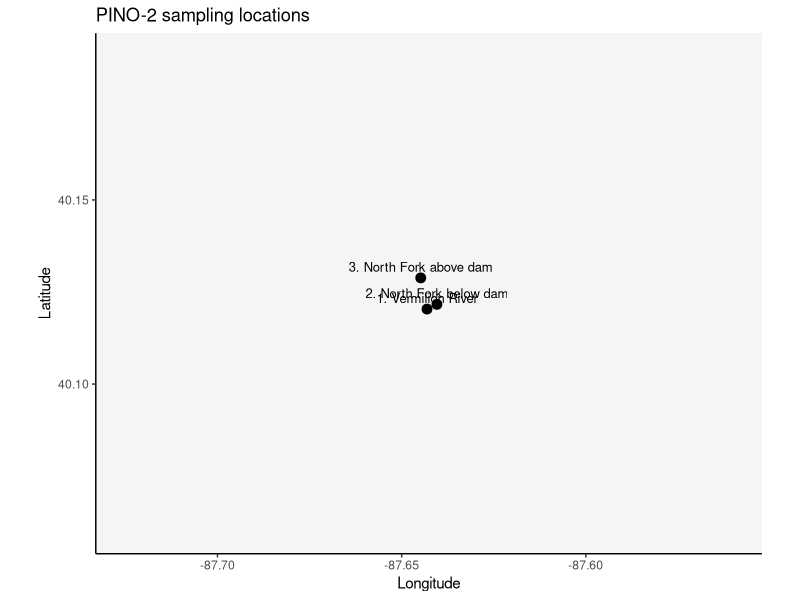
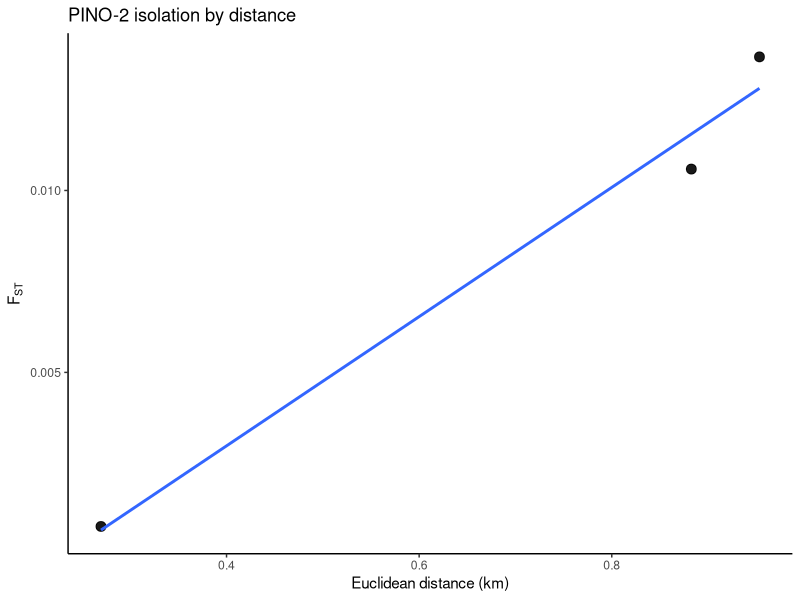
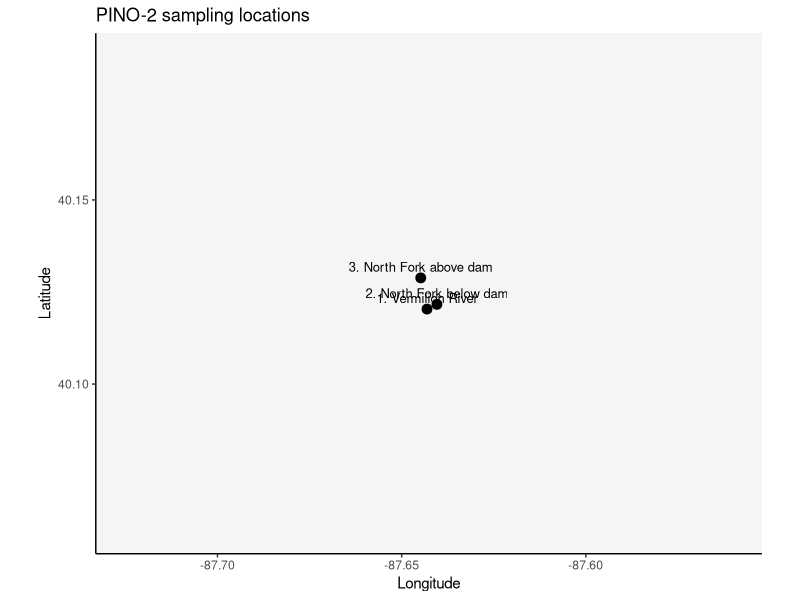
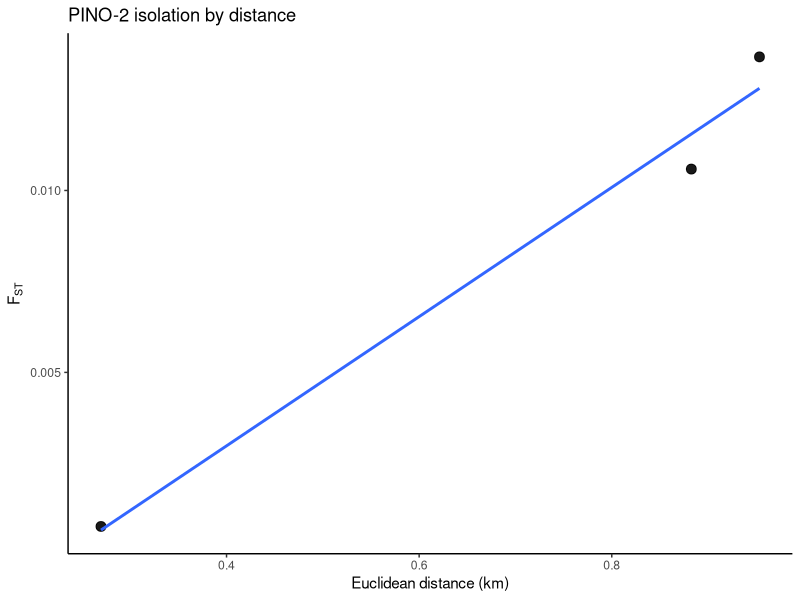

R code for these plots, in order: (Note: this script raises an error after producing the figures.)
# ========================================
# PINO-2
# Pimephales notatus
# bluntnose minnow
#
# Collapsed from fine-scale sampling reaches in:
# Smith 2016 thesis on low-head dams in the
# Vermilion / North Fork Vermilion rivers.
#
# To make the dataset usable for Objective 2 IBD workflows,
# sites are collapsed into 3 geographic groups:
#   1 = Vermilion River mainstem
#   2 = North Fork Vermilion below Ellsworth Park Dam
#   3 = North Fork Vermilion above Ellsworth Park Dam
#
# Pairwise FST for collapsed groups is the mean of all
# pairwise site-by-site FST values between groups
# after setting negative values to 0.
# ========================================

library(ggplot2)
library(geosphere)
library(maps)

study_code <- "PINO-2"

base_dir <- "/Users/johnmccall/Library/CloudStorage/OneDrive-TheOhioStateUniversity/Spring_2026/Landgen_DGS/DGS-Patterns-of-Fish-Diversity/DGS-Patterns-of-Fish-Diversity/Objective 2/Data/PINO-2"
data_dir <- file.path(base_dir, "data")

dir.create(base_dir, recursive = TRUE, showWarnings = FALSE)
dir.create(data_dir, recursive = TRUE, showWarnings = FALSE)

# -----------------------------
# 1) original site coordinates
# Appendix Table I
# -----------------------------
site_coords <- data.frame(
  site = c(
    "V_BD1", "V_BD2", "V_P1", "V_P2", "V_R1", "V_R2",
    "NF_BD1", "NF_BD2", "NF_P1", "NF_P2", "NF_R1", "NF_R2"
  ),
  lat = c(
    40.117908, 40.121214, 40.122522, 40.117217, 40.120531, 40.122811,
    40.120542, 40.122756, 40.124717, 40.128669, 40.132097, 40.129844
  ),
  lon = c(
    -87.629033, -87.631983, -87.633308, -87.650892, -87.653156, -87.660347,
    -87.641531, -87.639333, -87.639153, -87.642339, -87.647511, -87.650286
  ),
  stringsAsFactors = FALSE
)

# -----------------------------
# 2) collapsed groups
# -----------------------------
group_lookup <- data.frame(
  site = site_coords$site,
  group_id = c(
    "1", "1", "1", "1", "1", "1",
    "2", "2",
    "3", "3", "3", "3"
  ),
  group_name = c(
    rep("Vermilion River", 6),
    rep("North Fork below dam", 2),
    rep("North Fork above dam", 4)
  ),
  stringsAsFactors = FALSE
)

PINO_2_coords <- aggregate(
  cbind(lat, lon) ~ group_id + group_name,
  data = merge(site_coords, group_lookup, by = "site", sort = FALSE),
  FUN = mean
)

PINO_2_coords <- PINO_2_coords[order(as.numeric(PINO_2_coords$group_id)), ]
PINO_2_coords <- data.frame(
  site_id = PINO_2_coords$group_id,
  lat = PINO_2_coords$lat,
  lon = PINO_2_coords$lon,
  stringsAsFactors = FALSE
)

site_lookup <- data.frame(
  site_id = c("1", "2", "3"),
  site_name = c(
    "Vermilion River",
    "North Fork below dam",
    "North Fork above dam"
  ),
  stringsAsFactors = FALSE
)

# -----------------------------
# 3) original BLS pairwise FST
# Table 2.6
# negatives set to 0 per workflow
# -----------------------------
orig_sites <- c(
  "V_BD1", "V_BD2", "V_P1", "V_P2", "V_R1", "V_R2",
  "NF_BD1", "NF_BD2", "NF_P1", "NF_P2", "NF_R1", "NF_R2"
)

PINO_raw_fst <- matrix(0, nrow = length(orig_sites), ncol = length(orig_sites),
                       dimnames = list(orig_sites, orig_sites))

fill_pair <- function(a, b, val) {
  PINO_raw_fst[a, b] <<- val
  PINO_raw_fst[b, a] <<- val
}

fill_pair("V_BD2","V_BD1", 0.0001)
fill_pair("V_P1","V_BD1",-0.0005)
fill_pair("V_P1","V_BD2", 0.0055)
fill_pair("V_P2","V_BD1", 0.0017)
fill_pair("V_P2","V_BD2", 0.0021)
fill_pair("V_P2","V_P1", 0.0063)
fill_pair("V_R1","V_BD1",-0.0018)
fill_pair("V_R1","V_BD2",-0.0025)
fill_pair("V_R1","V_P1", 0.0166)
fill_pair("V_R1","V_P2",-0.0024)
fill_pair("V_R2","V_BD1", 0.0013)
fill_pair("V_R2","V_BD2",-0.0003)
fill_pair("V_R2","V_P1", 0.0038)
fill_pair("V_R2","V_P2",-0.0020)
fill_pair("V_R2","V_R1",-0.0023)
fill_pair("NF_BD1","V_BD1",-0.0029)
fill_pair("NF_BD1","V_BD2",-0.0028)
fill_pair("NF_BD1","V_P1", 0.0030)
fill_pair("NF_BD1","V_P2",-0.0002)
fill_pair("NF_BD1","V_R1",-0.0052)
fill_pair("NF_BD1","V_R2", 0.0014)
fill_pair("NF_BD2","V_BD1",-0.0038)
fill_pair("NF_BD2","V_BD2",-0.0015)
fill_pair("NF_BD2","V_P1", 0.0034)
fill_pair("NF_BD2","V_P2", 0.0001)
fill_pair("NF_BD2","V_R1",-0.0021)
fill_pair("NF_BD2","V_R2", 0.0013)
fill_pair("NF_BD2","NF_BD1",-0.0019)
fill_pair("NF_P1","V_BD1", 0.0227)
fill_pair("NF_P1","V_BD2", 0.0157)
fill_pair("NF_P1","V_P1", 0.0372)
fill_pair("NF_P1","V_P2", 0.0215)
fill_pair("NF_P1","V_R1", 0.0234)
fill_pair("NF_P1","V_R2", 0.0180)
fill_pair("NF_P1","NF_BD1", 0.0146)
fill_pair("NF_P1","NF_BD2", 0.0149)
fill_pair("NF_P2","V_BD1",-0.0118)
fill_pair("NF_P2","V_BD2",-0.0153)
fill_pair("NF_P2","V_P1",-0.0145)
fill_pair("NF_P2","V_P2", 0.0017)
fill_pair("NF_P2","V_R1",-0.0026)
fill_pair("NF_P2","V_R2",-0.0059)
fill_pair("NF_P2","NF_BD1", 0.0007)
fill_pair("NF_P2","NF_BD2",-0.0186)
fill_pair("NF_P2","NF_P1",-0.0132)
fill_pair("NF_R1","V_BD1", 0.0136)
fill_pair("NF_R1","V_BD2", 0.0098)
fill_pair("NF_R1","V_P1", 0.0185)
fill_pair("NF_R1","V_P2", 0.0142)
fill_pair("NF_R1","V_R1", 0.0075)
fill_pair("NF_R1","V_R2", 0.0112)
fill_pair("NF_R1","NF_BD1", 0.0077)
fill_pair("NF_R1","NF_BD2", 0.0115)
fill_pair("NF_R1","NF_P1",-0.0264)
fill_pair("NF_R1","NF_P2", 0.0068)
fill_pair("NF_R2","V_BD1", 0.0185)
fill_pair("NF_R2","V_BD2", 0.0186)
fill_pair("NF_R2","V_P1", 0.0289)
fill_pair("NF_R2","V_P2", 0.0166)
fill_pair("NF_R2","V_R1", 0.0151)
fill_pair("NF_R2","V_R2", 0.0154)
fill_pair("NF_R2","NF_BD1", 0.0182)
fill_pair("NF_R2","NF_BD2", 0.0171)
fill_pair("NF_R2","NF_P1",-0.0035)
fill_pair("NF_R2","NF_P2", 0.0111)
fill_pair("NF_R2","NF_R1", 0.0019)

PINO_raw_fst[PINO_raw_fst < 0] <- 0
diag(PINO_raw_fst) <- 0

# -----------------------------
# 4) collapse to 3 groups
# mean pairwise FST between groups
# -----------------------------
groups <- split(group_lookup$site, group_lookup$group_id)

group_ids <- c("1", "2", "3")
PINO_2_fst <- matrix(0, nrow = 3, ncol = 3, dimnames = list(group_ids, group_ids))

for (i in 1:3) {
  for (j in 1:3) {
    if (i == j) {
      PINO_2_fst[i, j] <- 0
    } else {
      vals <- as.vector(PINO_raw_fst[groups[[group_ids[i]]], groups[[group_ids[j]]]])
      PINO_2_fst[i, j] <- mean(vals, na.rm = TRUE)
    }
  }
}

diag(PINO_2_fst) <- 0

# -----------------------------
# 5) geographic distance matrix
# -----------------------------
geo_dist_km <- geosphere::distm(
  x = as.matrix(PINO_2_coords[, c("lon", "lat")]),
  fun = geosphere::distHaversine
) / 1000

rownames(geo_dist_km) <- PINO_2_coords$site_id
colnames(geo_dist_km) <- PINO_2_coords$site_id

# -----------------------------
# 6) IBD dataframe
# -----------------------------
ibd_df <- data.frame(
  site1 = rownames(PINO_2_fst)[row(PINO_2_fst)[upper.tri(PINO_2_fst)]],
  site2 = colnames(PINO_2_fst)[col(PINO_2_fst)[upper.tri(PINO_2_fst)]],
  fst = PINO_2_fst[upper.tri(PINO_2_fst)],
  dist_km = geo_dist_km[upper.tri(geo_dist_km)],
  stringsAsFactors = FALSE
)

# -----------------------------
# 7) map
# -----------------------------
state_map <- map_data("state")

plot_sites <- merge(PINO_2_coords, site_lookup, by = "site_id", sort = FALSE)

lon_rng <- range(plot_sites$lon, na.rm = TRUE)
lat_rng <- range(plot_sites$lat, na.rm = TRUE)

x_pad <- max(0.08, diff(lon_rng) * 0.35)
y_pad <- max(0.06, diff(lat_rng) * 0.35)

xlim_use <- c(lon_rng[1] - x_pad, lon_rng[2] + x_pad)
ylim_use <- c(lat_rng[1] - y_pad, lat_rng[2] + y_pad)

map_plot <- ggplot() +
  geom_polygon(
    data = state_map,
    aes(x = long, y = lat, group = group),
    fill = "grey96",
    color = "grey55",
    linewidth = 0.25
  ) +
  geom_point(
    data = plot_sites,
    aes(x = lon, y = lat),
    size = 3
  ) +
  geom_text(
    data = plot_sites,
    aes(x = lon, y = lat, label = paste0(site_id, ". ", site_name)),
    nudge_y = 0.003,
    size = 3.3
  ) +
  coord_fixed(xlim = xlim_use, ylim = ylim_use) +
  theme_classic() +
  labs(
    x = "Longitude",
    y = "Latitude",
    title = "PINO-2 sampling locations"
  )

print(map_plot)

ggsave(
  filename = file.path(base_dir, "PINO-2_map.png"),
  plot = map_plot,
  width = 7,
  height = 5.2,
  dpi = 300
)

# -----------------------------
# 8) IBD plot
# -----------------------------
ibd_plot <- ggplot(ibd_df, aes(x = dist_km, y = fst)) +
  geom_point(size = 3, alpha = 0.9) +
  geom_smooth(method = "lm", se = FALSE) +
  theme_classic() +
  labs(
    x = "Euclidean distance (km)",
    y = expression(F[ST]),
    title = "PINO-2 isolation by distance"
  )

print(ibd_plot)

ggsave(
  filename = file.path(base_dir, "PINO-2_IBD.png"),
  plot = ibd_plot,
  width = 7,
  height = 5,
  dpi = 300
)

# -----------------------------
# 9) checks + save
# -----------------------------
stopifnot(identical(rownames(PINO_2_fst), PINO_2_coords$site_id))
stopifnot(identical(colnames(PINO_2_fst), PINO_2_coords$site_id))
stopifnot(isTRUE(all.equal(PINO_2_fst, t(PINO_2_fst))))
stopifnot(isTRUE(all.equal(geo_dist_km, t(geo_dist_km))))

save(
  PINO_2_fst,
  PINO_2_coords,
  file = file.path(data_dir, "PINO-2.RData")
)
